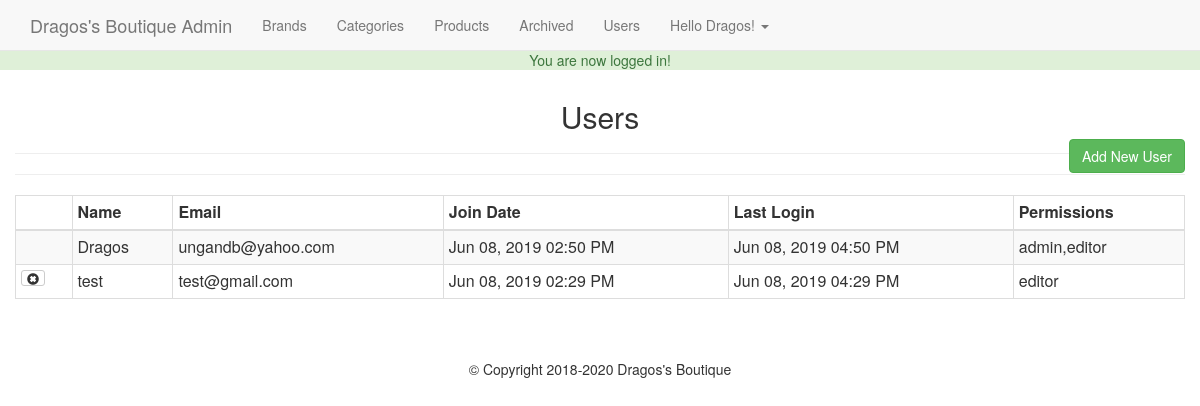
The page /admin/users.php (signed in) on the database its author committed.
### tables this page shows
CREATE TABLE `users` (
  `id` int(11) NOT NULL,
  `full_name` varchar(255) NOT NULL,
  `email` varchar(175) NOT NULL,
  `password` varchar(255) NOT NULL,
  `join_date` timestamp NOT NULL DEFAULT CURRENT_TIMESTAMP ON UPDATE CURRENT_TIMESTAMP,
  `last_login` datetime NOT NULL,
  `permissions` varchar(255) NOT NULL
);

### helpers/helpers.php (called while the page is built, shortened)
<?php
function has_permission($permission = 'admin'){
  global $user_data;
  $permissions = explode(',', $user_data['permissions']);
  return in_array($permission, $permissions, true);
}
function pretty_date($date){
  return date("M d, Y h:i A", strtotime($date));
}
 ?>

### admin/users.php (the view, shortened to what this page needs)
<?php
require_once '../core/init.php';
include 'includes/head.php';
include 'includes/navigation.php';
if(isset($_GET['add'])){
  $name = ((isset($_POST['name']))?sanitize($_POST['name']): '');
  $email = ((isset($_POST['email']))?sanitize($_POST['email']): '');
  $password = ((isset($_POST['password']))?sanitize($_POST['password']): '');
  $confirm = ((isset($_POST['confirm']))?sanitize($_POST['confirm']): '');
  $permissions = ((isset($_POST['permissions']))?sanitize($_POST['permissions']): '');
  $errors = array();
  if($_POST){
    $emailQuery = $db->query("SELECT * FROM users WHERE email = '$email'");
    $emailCount = mysqli_num_rows($emailQuery);
    if($emailCount != 0){
      $errors[] = 'That email already exists in our database';
    }
    $required = array('name', 'email', 'password', 'confirm', 'permissions');
    foreach($required as $f){
      if(empty($_POST[$f])){
        $errors[] = 'You must fill out all fields';
        break;
      }
    }
    if(strlen($password) < 6 ){
      $errors[] = 'Your password must be at least 6 characters!';
    }
    if($password != $confirm){
      $errors[] = 'Your password does not match!';
    }
    if(!filter_var($email, FILTER_VALIDATE_EMAIL)){
      $errors[] = 'You must enter a valid email!';
    }
    if(!empty($errors)){
      echo display_errors($errors);
    }else{
      $hashed = password_hash($password,PASSWORD_DEFAULT);
      $db->query("INSERT INTO users (full_name,email,password,permissions) Values('$name','$email','$hashed','$permissions')");
      $_SESSION['success_flash'] = 'User has been added!';
      header('Location: users.php');
    }
  }
   ?>
  <h2 class="text-center">Add A New User</h2><hr>
  <form action="users.php?add=1" method="post">
    <div class="form-group col-md-6">
      <label for="name">Full Name</label>
      <input type="text" name="name" id="name" class="form-control" value="<?=$name;?>">
    </div>
    <div class="form-group col-md-6">
      <label for="email">Email</label>
      <input type="email" name="email" id="email" class="form-control" value="<?=$email;?>">
    </div>
    <div class="form-group col-md-6">
      <label for="password">Password</label>
      <input type="password" name="password" id="password" class="form-control" value="<?=$password;?>">
    </div>
    <div class="form-group col-md-6">
      <label for="confirm">Confirm Password</label>
      <input type="password" name="confirm" id="confirm" class="form-control" value="<?=$confirm;?>">
    </div>
    <div class="form-group col-md-6">
      <label for="name">Permissions</label>
    <select class="form-control" name="permissions">
      <option value=""<?=(($permissions == '')?' selected' : '');?>></option>
      <option value="editor"<?=(($permissions == 'editor')?' selected' : '');?>>Editor</option>
      <option value="admin,editor"<?=(($permissions == 'admin,editor')?' selected' : '');?>>Admin</option>
    </select>
    </div>
    <div class="form-group col-md-6 text-right" style="margin-top:25px">
      <a href="users.php" class="btn btn-default">Cancel</a>
      <input type="submit" value="Add User" class="btn btn-primary">
    </div>
  </form>
  <?php
}else{
$userQuery = $db->query("SELECT * FROM users ORDER BY full_name");
 ?>
<h2 class="text-center">Users</h2><hr>
<a href="users.php?add=1" class="btn btn-success pull-right" id="add-product-btn">Add New User</a>
<hr>
<table class="table table-bordered table-striped table-condensed">
  <thead><th></th><th>Name</th><th>Email</th><th>Join Date</th><th>Last Login</th><th>Permissions</th></thead>
  <tbody>
    <?php while($user = mysqli_fetch_assoc($userQuery)): ?>
      <tr>
        <td>
          <?php if($user['id'] != $user_data['id']): ?>
            <a href="users.php?delete=<?=$user['id'];?>" class="btn btn-default btn-xs"><span class="glyphicon glyphicon-remove-sign"></span></a>
          <?php endif; ?>
        </td>
        <td><?=$user['full_name'];?></td>
        <td><?=$user['email'];?></td>
        <td><?=pretty_date($user['join_date'])?></td>
        <td><?=(($user['last_login'] == '0000-00-00 00:00:00')?'Never':pretty_date($user['last_login']));?></td>
        <td><?=$user['permissions'];?></td>
      </tr>
  <?php endwhile; ?>
  </tbody>
</table>
<?php } include 'includes/footer.php'; ?>

### core/init.php (shortened to what this page needs)
<?php
$db = mysqli_connect('127.0.0.1', 'root', '', 'boutique');
require_once BASEURL.'helpers/helpers.php';
if(isset($_SESSION['SBUser'])){
  $user_id = $_SESSION['SBUser'];
  $query = $db->query("SELECT * FROM users WHERE id = '$user_id'");
  $user_data = mysqli_fetch_assoc($query);
  $fn = explode(' ', $user_data['full_name']);
  $user_data['first'] = $fn[0];
  if (isset($fn[1])) {
    $user_data['last'] = $fn[1];
  }
}
if(isset($_SESSION['success_flash'])){
  echo '<div class = "bg-success"><p class = "text-success text-center">'.$_SESSION['success_flash'].'</p></div>';
}

### admin/includes/head.php (shortened to what this page needs)
<!DOCTYPE html>
<html>
  <head>
    <link rel="stylesheet" href="../css/bootstrap.min.css">
    <link rel="stylesheet" href="../css/main.css">
  </head>
  <body>
    <div class="container-fluid">

### admin/includes/navigation.php (shortened to what this page needs)
<nav class="navbar navbar-default navbar-fixed-top">
  <div class="container">
    <a href="/boutique/admin/index.php" class="navbar-brand">Dragos's Boutique Admin</a>
    <ul class="nav navbar-nav">
      <li><a href="brands.php">Brands</a></li>
      <li><a href="categories.php">Categories</a></li>
      <li><a href="products.php">Products</a></li>
        <li><a href="archived.php">Archived</a></li>
        <?php if(has_permission('admin')): ?>
          <li><a href="users.php">Users</a></li>
        <?php endif; ?>
        <li class="dropdown">
          <a href="#" class="dropdown-toggle" data-toggle="dropdown">Hello <?=$user_data['first'];?>!
            <span class="caret"></span>
          </a>
        </li>
    </ul>
  </div>
</nav>

### admin/includes/footer.php (shortened to what this page needs)
</div><br><br>
<footer class="col-md-12 text-center">&copy; Copyright 2018-2020 Dragos's Boutique</footer>
</body>
</html>

### css/main.css (style rules this page uses)
body { padding-top: 50px; }
#add-product-btn { margin-top: -35px; }

### rows shown on the page
users: full_name "Dragos", email "ungandb@yahoo.com", join_date "Jun 08, 2019 02:50 PM", last_login "Jun 08, 2019 04:50 PM", permissions "admin,editor"
users: full_name "test", email "test@gmail.com", join_date "Jun 08, 2019 02:29 PM", last_login "Jun 08, 2019 04:29 PM", permissions "editor"

### other values the page prints
$_SESSION['success_flash'] "You are now logged in!"
$user_data['first'] "Dragos"
